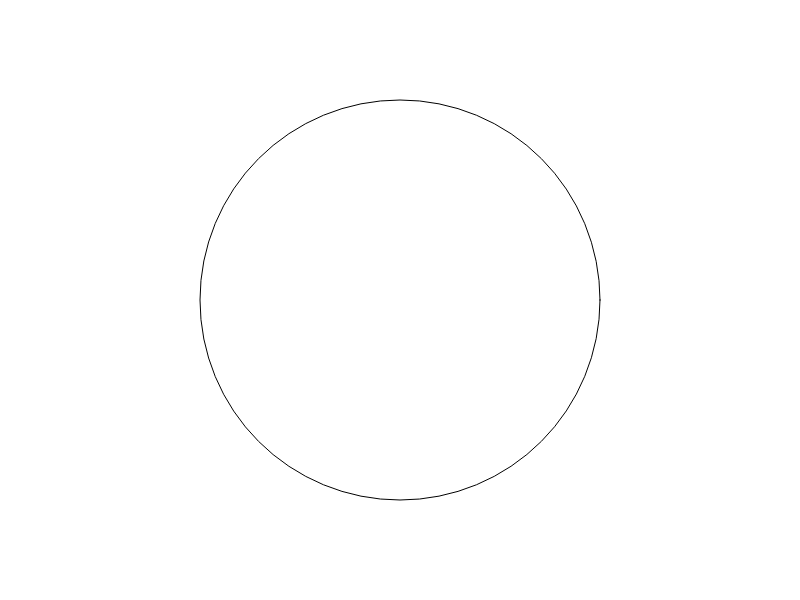
Frame 1 (no input)
Frame 60 (no input): identical to frame 1, image omitted
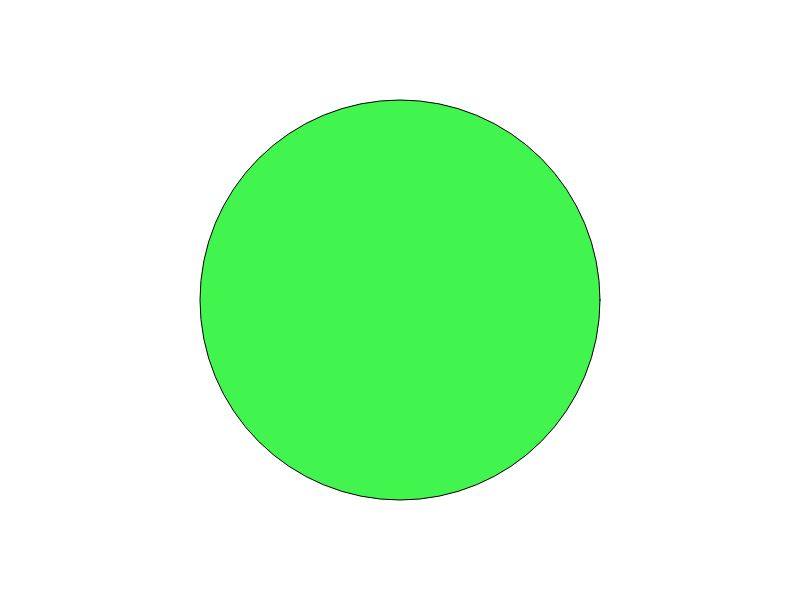
Frame 120 (the mouse pressed at the canvas centre since frame 60)

The p5.js sketch that drew these frames (run headless with seeded random() and noise() and a simulated clock; from frame 60 on, the mouse is pressed at the canvas centre):

// p5.js sketch
// ── sketch.js
//Create an application in P5 that changes a circle to one of four different colors in an array when its clicked.

function setup() {
  // put setup code here
  createCanvas(800,600);
}

var colors = ["#f54242","#eff542","#42f54e","#4263f5",];
var colorNames = ["Red","Yellow","Green","Blue"]
var nextColor = 1;
var mouseDebounce = false;

function draw() {
  // put drawing code here
  if ((mouseIsPressed) && mouseDebounce == false){
    mouseDebounce = true;
    changeColor();
  }
  else if ((!mouseIsPressed) && (mouseDebounce == true)) {
    mouseDebounce = false;
  }
  background(255);
  circle(400,300,400);
}

function changeColor() {
  nextColor = round(random(0,3));
  var colorHex = color(colors[nextColor]);
  fill(colorHex);
  console.log(colorNames[nextColor]);
  console.log(colorHex);
}
